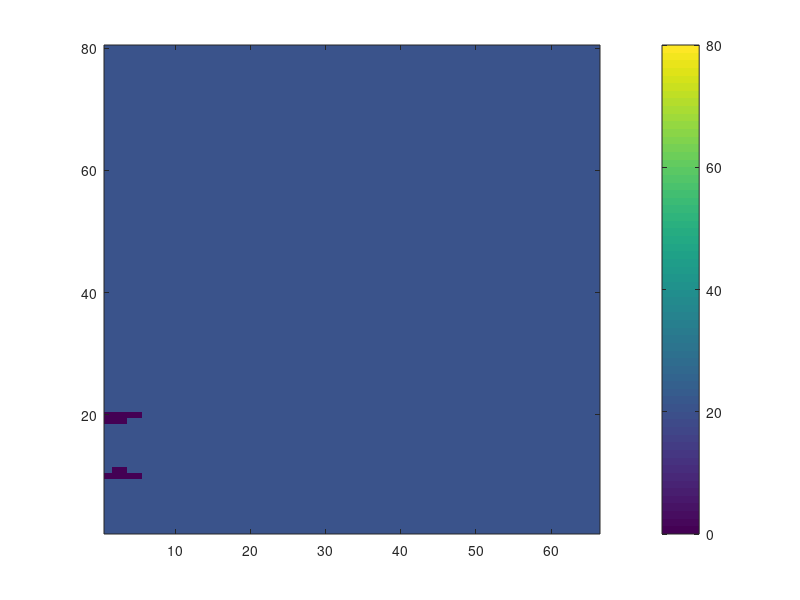

Source code (MATLAB): (Note: this script raises an error after producing the figure.)
clear all
%   |\\\\\\\\\\\\\\\\\\\\\\\\\\\|  
%   |___________________________|   _
%   |                           |   |
%   |                           |   |      
%   |                           |   |      
%   |_____                      |   |  H
%   |     |                     |   |
%   |_____|                     |   |
%   |                           |   |
%   |___________________________|   _
%               L

%%
%setting parameters of materials
w = .033; %m
h = .04; %m
Dx = 0.0005;       %.5 mm cell width and height
k_c       = 385;     %thermal conductivity of copper wire   %%%%% engr toolbox
k_i       = 2;     %thermal conductivity of insulation
k_t       = 4;     %thermal conductivity of tile
k_air     = 0.024;

%400/.0002;
q_wire    = 400/0.000025 

%Bi %??? do we need this?

R = int16(h/Dx);
C = w/Dx;       
%%
% initialising the geometry

geom = zeros(R,C);
% model = zeros(R,C);

geom(1:end,1:end) = 1;

% model(5:10,1:2.5)  = 4;
% model(40:80,1:end) = 6;   

idx=find(geom==1);      %finds all the cells with 1's 
                        %(i.e. in the domain. should be all the cells in our case)
% figure(1);imagesc(geom)
% title('geometry')
% colorbar
% set(gca,'YDir','normal')

% figure(2);imagesc(model)
% title('geometry')
% colorbar
% set(gca,'YDir','normal')
%%
% Setting up Matricies
%A = sparse(length(idx),length(idx));
A = zeros(length(idx),length(idx));
Adum = zeros(R,C); % Dummy 2D matrix containing weighting at each 
% row and cell index. Used to assign weights to correct cells in A matrix
% when Adum is converted to a vector form it comprises one row of the A
% matrix.

b = Adum(idx); % initialise b as matrix of zeros corresponding to geometry of plate
% figure(2);imagesc(b)
% title('Dummy matrix')
% colorbar
% set(gca,'YDir','normal')

for iN = 1:length(idx)
    Adum = zeros(R,C);          % Dummy 2D matrix containing weighting at each cell
    Adum(idx(iN)) = 2;          % set current entry to a value of 2
    [iR, iC]=find(Adum==2);     % find locations of the entry identified on above row

%%%%%%%%%%%%%%%%%%_corners of model_%%%%%%%%%%%%%%%%%%%%

        if iR == 1 && iC == 1   % Bottom LH corner cell
            cas = 1;
            Adum(iR,iC:iC+1) = [-2 1];
            Adum(iR+1,iC)    = 1;
            

% %         elseif iR == 80 && iC == 1      %top left of model - exposed to air 
% %             cas = 2;
% %             Adum(iR,iC:iC+1) = [-(2*k_t+k_air) k_t];
% %             Adum(iR+1,iC) = k_air;
% %             Adum(iR-1,iC) = k_t;
% %         
% %         elseif iR == 80 && iC == 66      %top right of model
% %             cas = 3;
% %             Adum(iR,iC-1:iC) = [k_t -(2*k_t+k_air)];
% %             Adum(iR+1,iC) = k_air;
% %             Adum(iR-1,iC) = k_t;
% %            % b(iN) = q_wire*Dx^2;    %done - with inspection of case 2  
% %             
% %         elseif iR == 1 && iC == 66      %bottom right of model
% %             cas = 4;
% %             Adum(iR,iC-1:iC) = [1 -2];
% %             Adum(iR+1,iC)    = 1;
% %             b(iN) = q_wire*Dx^2/k_i;    %done by inspection of cas #1
% %         
% %%%%%%%%%%%%%%%%%%_where insulation meets tile_%%%%%%%%%%%%%%%%%%%%
% %                      right and left side                        %
%         
%        T
% 
%         elseif iR == 40 && iC == 66      %left side insulation meets tile
%             cas = 6;
%             Adum(iR,iC-1:iC) = [k_t -(2*k_t+k_i)];
%             Adum(iR+1,iC)    = k_t;
%             Adum(iR-1,iC)    = k_i;

            
%         elseif iR == 40 && iC > 1 && iC < 66 %do range for bottom of tile
%             cas = 24;
%             Adum(iR,iC-1:iC+1) = [k_t -(3*k_t+k_i) k_t];
%             Adum(iR+1,iC)    = k_t;
%             Adum(iR-1,iC)    = k_i;
%             %b(iN) = -q_wire*Dx^2;  %done
%             
% %%%%%%%%%%%%%%%%%%_corners of wire _%%%%%%%%%%%%%%%%%%%%
%  
        elseif iR == 10 && iC == 1      %bottom left of wire
            cas = 7;
            Adum(iR,iC:iC+1) = [-(2*k_c+k_i) k_c];
            Adum(iR+1,iC) = k_c;
            Adum(iR-1,iC) = k_i;
            b(iN) = q_wire*Dx^2;   %done by inspection 

        elseif iR == 20 && iC == 1      %top left of wire
            cas = 8;
            Adum(iR,iC:iC+1) = [-(2*k_c+k_i) k_c]
            Adum(iR+1,iC) = k_i;
            Adum(iR-1,iC) = k_c;
            b(iN) = q_wire*Dx^2;  %done   
        
        elseif iR == 10 && iC == 5      %bottom right corner of the wire
            cas = 9;
            Adum(iR,iC-1:iC+1) = [k_c -(2*k_c+2*k_i) k_i];
            Adum(iR+1,iC)    = k_c;
            Adum(iR-1,iC)    = k_i;
            b(iN) = q_wire*Dx^2;  %done
            
        elseif iR == 20 && iC == 5      %top right corner of the wire
            cas = 10;
            Adum(iR,iC-1:iC+1) = [k_c -(2*k_c+2*k_i) k_i];
            Adum(iR+1,iC)    = k_i;
            Adum(iR-1,iC)    = k_c;
            b(iN) = q_wire*Dx^2;  %done

% %%%%%%%%%%%%%%%%%%_top and bottom of wire_%%%%%%%%%%%%%%%%%%%%
%         
        elseif iR == 20 && iC < 6 %do range for top of copper
            cas = 11;
            Adum(iR,iC-1:iC+1) = [k_c -(3*k_c+k_i) k_c];
            Adum(iR+1,iC)    = k_i;
            Adum(iR-1,iC)    = k_c;
            b(iN) = q_wire*Dx^2;  %done

        elseif iR == 10 && iC <6    %do range for bottom of copper
            cas = 12;
            Adum(iR,iC-1:iC+1) = [k_c -(3*k_c+k_i) k_c];
            Adum(iR+1,iC)    = k_c;
            Adum(iR-1,iC)    = k_i;
            b(iN) = q_wire*Dx^2;  %done    
% 
% %%%%%%%%%%%%%%%%%%_top of model_%%%%%%%%%%%%%%%%%%%%
%        
% %         elseif iR == 80 && iC > 0   %do range for top of t exposed to air
% %             cas = 13;
% %             Adum(iR,iC-1:iC+1) = [k_t -(3*k_t+k_air) k_t];
% %             Adum(iR+1,iC)    = k_air;
% %             Adum(iR-1,iC)    = k_t;
% 
% %%%%%%%%%%%%%%%%%%_interior cells_%%%%%%%%%%%%%%%%%%%%
%             
%         elseif iR > 10 && iR < 20 && iC < 6 && iC > 1 %range for all interior wire cells 
%             cas = 14;
%             Adum(iR,iC-1:iC+1) = [1 -(3) 1];
%             Adum(iR+1,iC)    = 1;
%             Adum(iR-1,iC)    = 1;
%             b(iN) = -q_wire*Dx^2/k_c;  %done
%                     
% %         elseif iR > 1 && iR < 38 && iC < 65 && iC > 1%range for all interior insulation cells 
% %             
% %             cas = 15;
% %             Adum(iR,iC-1:iC+1) = [1 -(3) 1];
% %             Adum(iR+1,iC)    = 1;
% %             Adum(iR-1,iC)    = 1;
% %             %b(iN) = -q_wire*Dx^2/k_i;  %done         
% %         
% %         elseif  iR > 39 && iC > 1 && iC < 66 %range for all interior tile cells 
% %             cas = 16;
% %             Adum(iR,iC-1:iC+1) = [1 -(3) 1];
% %             Adum(iR+1,iC)    = 1;
% %             Adum(iR-1,iC)    = 1;
% %             %b(iN) = -q_wire*Dx^2/k_t;  %done
% % 
% % %%%%%%%%%%%%%%%%%%_bottom of insulation_%%%%%%%%%%%%%%%%%%%%
% % 
% %         elseif iR < 2 && iC > 0 %do range for all bottom of the insulation            
% %             cas = 17;
% %             Adum(iR,iC-1:iC+1) = [k_i -(3*k_i) k_i];
% %             Adum(iR+1,iC)    = k_i;
% %             %b(iN) = -q_wire*Dx^2;  %done
% 
% %%%%%%%%%%%%%%%%%%%%%_left walls_%%%%%%%%%%%%%%%%%%%%%%%
% 
% %         elseif (iR > 0 && iR < 9 && iC < 2) | (iR > 21 && iR < 39 && iC < 2)  %do range for all left walls of insulation
% %             cas = 18;
% %             Adum(iR,iC:iC+1) = [-3 k_i];
% %             Adum(iR+1,iC)    = k_i;
% %             Adum(iR-1,iC)    = k_i;
% %             %b(iN) = -q_wire*Dx^2;  
% % 
% %         elseif iR > 39 && iR < 80 && iC < 2%do range for all left walls of tile
% %             cas = 19;
% %             Adum(iR,iC:iC+1) = [-3 k_t];
% %             Adum(iR+1,iC)    = k_t;
% %             Adum(iR-1,iC)    = k_t;
% %             %b(iN) = -q_wire*Dx^2;
%             
%         elseif iR > 9 && iR < 11 && iC < 2%do range for all left walls of copper
%             cas = 20;
%             Adum(iR,iC:iC+1) = [-3 k_c];
%             Adum(iR+1,iC)    = k_c;
%             Adum(iR-1,iC)    = k_c;
%             %b(iN) = -q_wire*Dx^2;
%             
% %%%%%%%%%%%%%%%%%%%%%_right walls_%%%%%%%%%%%%%%%%%%%%%%%
% % 
% %         elseif iR > 1 && iR < 40 && iC > 65 %do range for all right walls of insulation
% %             cas = 21;
% %             Adum(iR,iC-1:iC) = [k_i -3];
% %             Adum(iR+1,iC)    = k_i;
% %             Adum(iR-1,iC)    = k_i;
% %             %b(iN) = -q_wire*Dx^2;  
% % 
% %         elseif iR > 39 && iR < 80 && iC > 65%do range for all right walls of tile
% %             cas = 22;
% %             Adum(iR,iC-1:iC) = [k_t -3];
% %             Adum(iR+1,iC)    = k_t;
% %             Adum(iR-1,iC)    = k_t;
% %             %b(iN) = -q_wire*Dx^2;
%             
%         elseif iR > 9 && iR < 11 && iC < 7 && iC > 5 %do range for all right walls of copper
%             cas = 23;
%             Adum(iR,iC-1:iC) = [k_c -3];
%             Adum(iR+1,iC)    = k_c;
%             Adum(iR-1,iC)    = k_c;
%             b(iN) = -q_wire*Dx^2;
      
            
        end
        %         figure(2);imagesc(Adum) % These commands can be helpful to debug.
%         set(gca,'YDir','normal')
        
        A(iN,:)=Adum(idx); % convert Adum to vector and place as row in A matrix
end

b = b(:)

tic
T = A\b; % solves system of equations. Produces temperature as a vector T
toc
Tall=zeros(R,C);
Tall(idx)= T; % reshape T vector to correspond to physical positions.


%% display result

% figure(2);imagesc(A)
% title('geometry')
% colorbar
% set(gca,'YDir','normal')

Tall(Tall==0)=20;
figure(3);imagesc(Tall, [0 80]) % display result ,[5*floor(min(T(:))/5) 5*ceil(max(T(:))/5)]
set(gca,'YDir','normal')
c = colorbar;
c.Label.String = 'Temperature (?C)';
title('Temperature')
colormap hot

            
            
            
            
            
